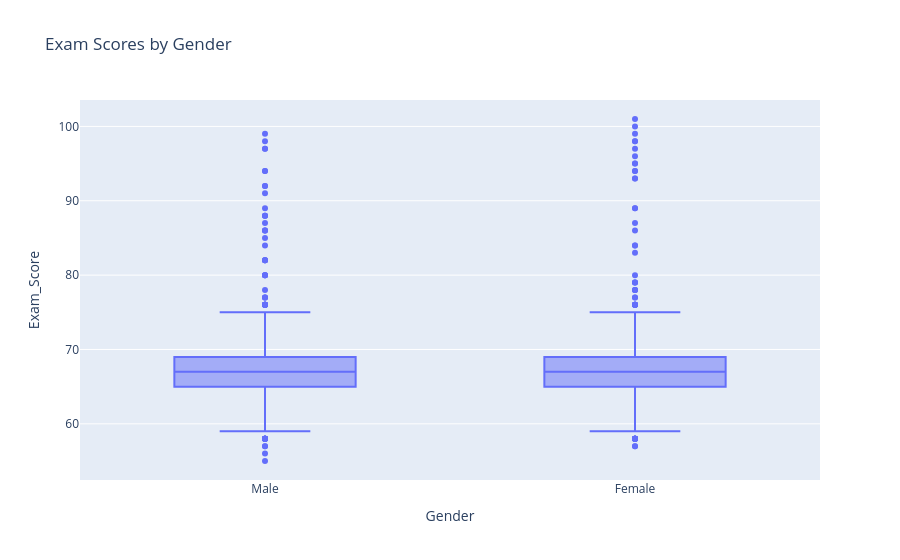

Notebook cell for this chart:
### Markdown cell above
## Gender Distribution

The dataset includes 3,814 male and 2,793 female students, with a slight majority of males.

### Code cell
fig = px.box(df, x='Gender', y='Exam_Score', title='Exam Scores by Gender')
fig.show()

### Figure 1 — Plotly figure (JSON) as saved in the notebook; plotly's stock layout.template omitted (floating-point values rounded to 4 significant figures; data arrays with more than 128 entries replaced by an {"elided": "..."} marker saying what was removed)
{"data": [{"alignmentgroup": "True", "hovertemplate": "Gender=%{x}<br>Exam_Score=%{y}<extra></extra>", "legendgroup": "", "marker": {"color": "#636efa"}, "name": "", "notched": false, "offsetgroup": "", "orientation": "v", "showlegend": false, "type": "box", "x": {"elided": "6607 str values"}, "x0": " ", "xaxis": "x", "y": {"elided": "6607 int values"}, "y0": " ", "yaxis": "y"}], "layout": {"boxmode": "group", "legend": {"tracegroupgap": 0}, "title": {"text": "Exam Scores by Gender"}, "xaxis": {"anchor": "y", "domain": [0, 1], "title": {"text": "Gender"}}, "yaxis": {"anchor": "x", "domain": [0, 1], "title": {"text": "Exam_Score"}}}}
